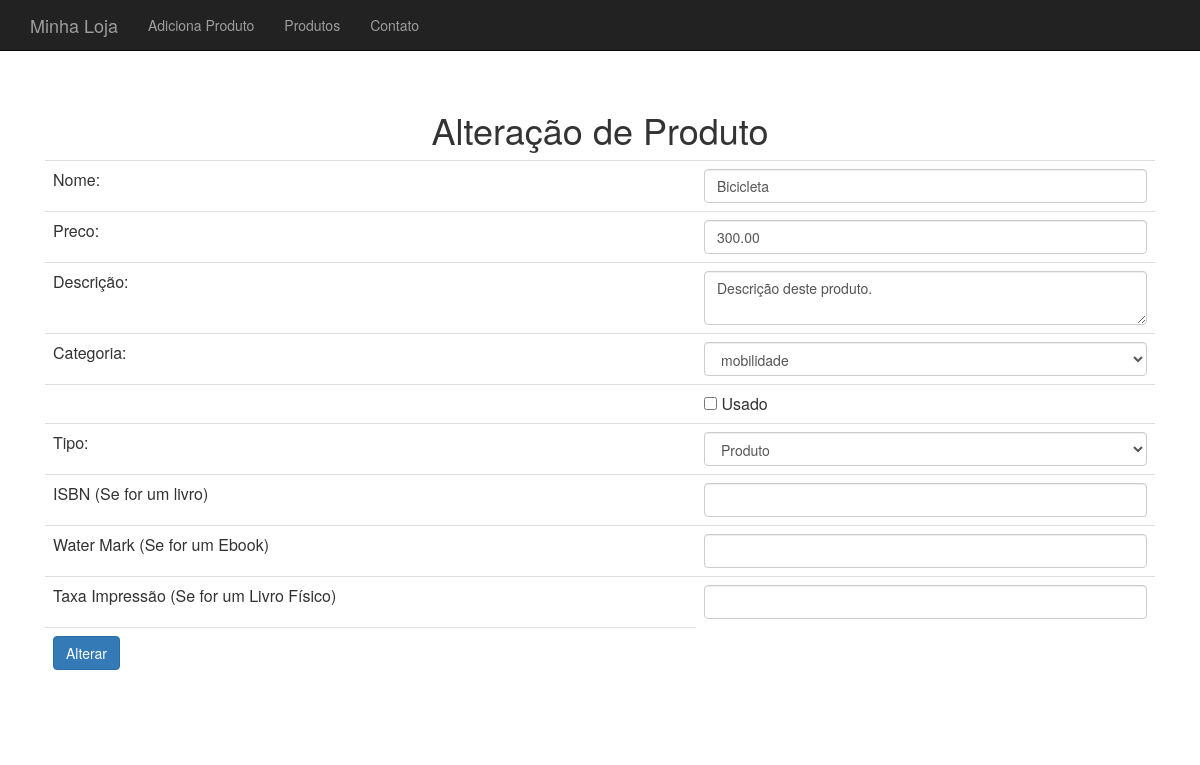
The page /produto-altera-formulario.php?id=3 on the database its author committed.
### tables this page shows
create table produtos (id integer auto_increment primary key, nome varchar(255), preco decimal(10,2));

### class/CategoriaDao.php (called while the page is built)
<?php
class CategoriaDao {
    private $conexao;
    public function __construct($conexao) {
        $this->conexao = $conexao;
    }
    function listaCategorias() {
        $categorias = array();
        $query      = "select * from categorias";
        $resposta   = mysqli_query($this->conexao, $query);
        while ($categoriaArray = mysqli_fetch_assoc($resposta)) {
            $categoria = new Categoria();
            $categoria->setId($categoriaArray['id']);
            $categoria->setNome($categoriaArray['nome']);
            array_push($categorias, $categoria);
        }
        return $categorias;
    }
}

### class/ProdutoDao.php (called while the page is built, shortened)
<?php
class ProdutoDao {
    private $conexao;
    public function __construct($conexao) {
        $this->conexao = $conexao;
    }
    function buscaProduto($id) {
        $id = mysqli_real_escape_string($this->conexao, $id);
        $query     = "select p.*, c.nome as categoria from produtos as p inner join categorias as c on c.id = p.categoria_id where p.id = {$id}";
        $resultado = mysqli_query($this->conexao, $query);
        $produtoArray = mysqli_fetch_assoc($resultado);
        $categoria = new Categoria();
        $tipo = $produtoArray['tipoProduto'];
        $factory = new ProdutoFactory();
        $produto = $factory->criaPor($tipo, $produtoArray);
        return $produto;
    }
}

### class/ProdutoFactory.php (called while the page is built)
<?php
class ProdutoFactory {
    private $classes = array("Ebook", "LivroFisico");
    public function criaPor($tipoProduto, $params) {
        $nome = $params['nome'];
        $preco = $params['preco'];
        $descricao = $params['descricao'];
        $categoria = new Categoria();
        $usado = $params['usado'];
        if (isset($params['categoria_id'])) {
            $categoria->setId($params['categoria_id']);
        }
        if (isset($params['categoria'])) {
            $categoria->setNome($params['categoria']);
        }
        if (in_array($tipoProduto, $this->classes)) {
            $produto = new $tipoProduto($nome, $preco, $descricao, $categoria, $usado);
            $produto->atualizaBaseadoEm($params);
        } else {
            $produto = new Produto($nome, $preco, $descricao, $categoria, $usado);
        }
        if (isset($params['id'])) {
            $produto->setId($params['id']);
        }
        $produto->setTipo($tipoProduto);
        $produto->setUsado($params['usado']);
        if (isset($params['usado'])) {
            $produto->setUsado($params['usado']);
        }
        return $produto;
    }
}

### class/Produto.php (called while the page is built, shortened)
<?php
class Produto {
    private $nome;
	private $preco;
    private $descricao;
    private $categoria;
    private $usado;
    private $tipo;
    public function __construct($nome, $preco, $descricao, Categoria $categoria, $usado) {
        $this->nome = $nome;
        $this->preco = $preco;
        $this->descricao = $descricao;
        $this->categoria = $categoria;
        $this->usado = $usado;
    }
    public function getNome() {
        return $this->nome;
    }
    public function getPreco() {
        return $this->preco;
    }
    public function getDescricao() {
        return $this->descricao;
    }
    public function getCategoria() {
        return $this->categoria;
    }
    public function getUsado() {
        return $this->usado;
    }
    public function getTipo() {
        return $this->tipo;
    }
    public function setTipo($tipo) {
        $this->tipo = $tipo;
    }
    public function setUsado($usado) {
        $this->usado = $usado;
    }
    public function temIsbn() {
        return $this instanceof Livro;
    }
    public function temWaterMark() {
        return $this instanceof Ebook;
    }
    public function temTaxaImpressao() {
        return $this instanceof LivroFisico;
    }
}

### class/Categoria.php (called while the page is built, shortened)
<?php
class Categoria {
	private $id;
	private $nome;
    public function getId() {
        return $this->id;
    }
    public function setId($id) {
        $this->id = $id;
    }
    public function getNome() {
        return $this->nome;
    }
    public function setNome($nome) {
        $this->nome = $nome;
    }
}

### produto-formulario-base.php (the view, shortened to what this page needs)
<table class="table">
    <tr>
        <td>Nome:</td>
        <td><input class="form-control" type="text" name="nome" value="<?=$produto->getNome()?>"></td>
    </tr>
    <tr>
        <td>Preco:</td>
        <td><input class="form-control" type="number" name="preco" value="<?=$produto->getPreco()?>"></td>
    </tr>
    <tr>
        <td>Descrição:</td>
        <td>
            <textarea name="descricao" class="form-control"><?=$produto->getDescricao()?></textarea>
        </td>
    </tr>
    <tr>
        <td>Categoria:</td>
        <td>
            <select name="categoria_id" class="form-control">
                <?php foreach ($categorias as $categoria) {
                    $selected = $produto->getCategoria() != null && $categoria->getId() == $produto->getCategoria()->getId() ? "selected=\"selected\"" : "";
                    ?>
                    <option <?=$selected?> value="<?=$categoria->getId()?>"><?=$categoria->getNome()?></option>
                <?php  } ?>
            </select>
        </td>
    </tr>
    <tr>
        <td></td>
        <td><input type="checkbox" name="usado" <?=$usado?> value="true"> Usado</td>
    </tr>
    <tr>
        <td>Tipo:</td>
        <td>
            <select name="tipo" class="form-control">
                <?php
                $tipos = array("Produto", "Livro Fisico", "Ebook");
                foreach ($tipos as $tipo) {
                    $valor = str_replace(" ", "", $tipo);
                    $selected = $produto->getTipo() == $valor ? "selected=\"selected\"" : "";
                        ?>
                    <option <?=$selected?> value="<?=$valor?>"><?=$tipo?></option>
                <?php  } ?>
            </select>
        </td>
    </tr>
    <tr>
        <td>ISBN (Se for um livro)</td>
        <td>
            <input class="form-control" type="text" name="isbn" value="<?php echo  $produto->temIsbn() ? $produto->getIsbn() : ""; ?>">
        </td>
    </tr>
    <tr>
        <td>Water Mark (Se for um Ebook)</td>
        <td>
            <input class="form-control" type="text" name="waterMark" value="<?php echo  $produto->temWaterMark() ? $produto->getWaterMark() : ""; ?>">
        </td>
    </tr>
    <tr>
        <td>Taxa Impressão (Se for um Livro Físico)</td>
        <td>
            <input class="form-control" type="text" name="taxaImpressao" value="<?php echo  $produto->temTaxaImpressao() ? $produto->getTaxaImpressao() : ""; ?>">
        </td>
    </tr>

### css/loja.css (style rules this page uses)
body { padding-top: 50px; }

### rows shown on the page
produtos: nome "Bicicleta", preco "300.00", descricao "Descrição deste produto."

### other values the page prints
form field categoria_id "mobilidade"
form field tipo "Produto"
